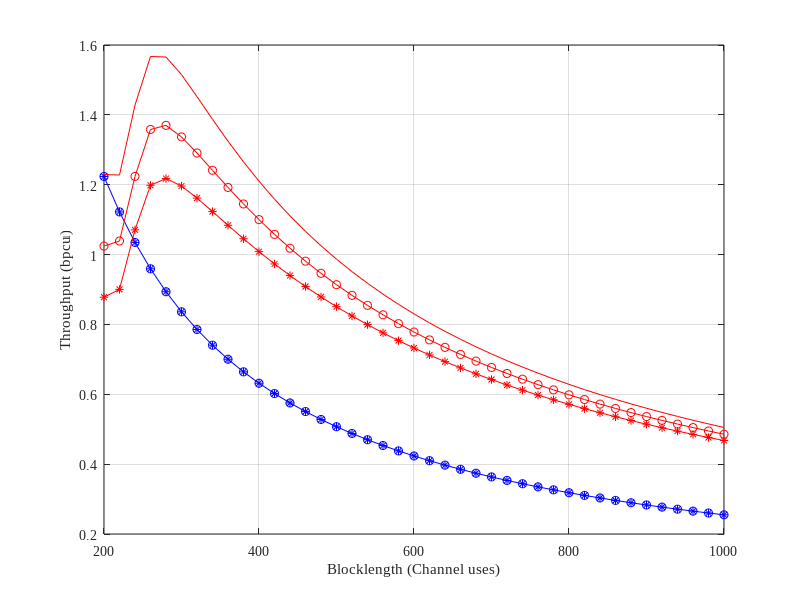
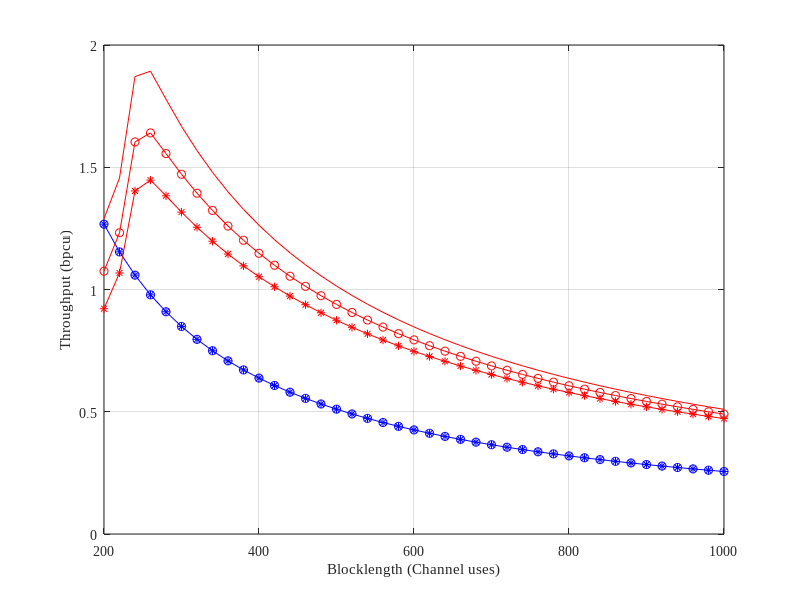
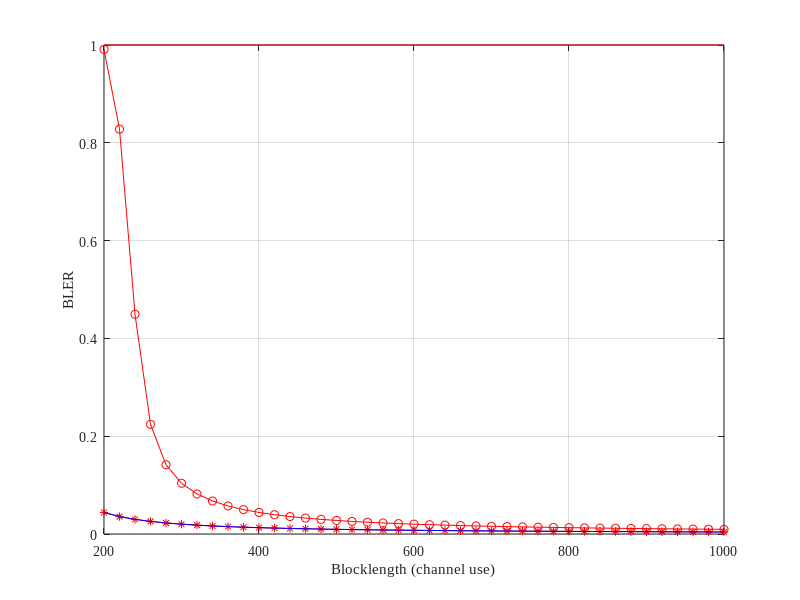
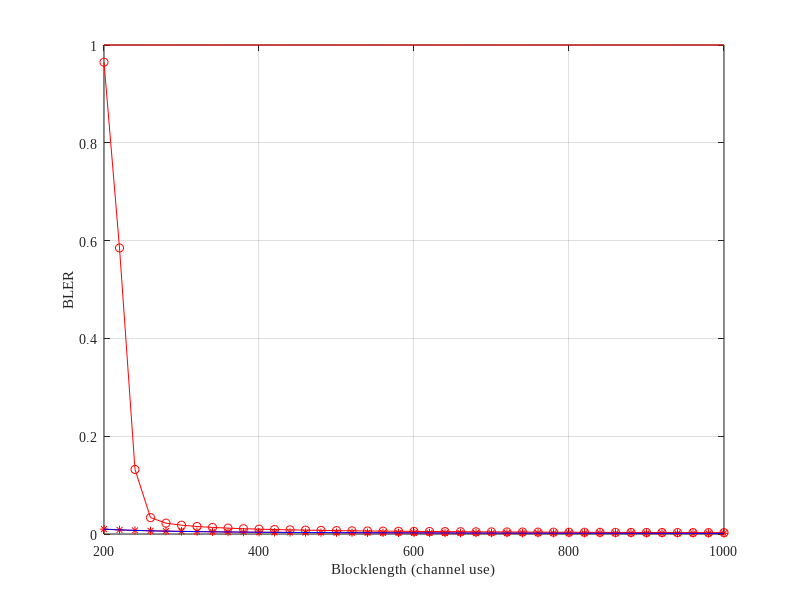

MATLAB code for these plots, in order:
clc; clear variables; close all;

% Basic setting
% # of channel tap
N = 1e6;

% Path loss exponent
eta = 4;
% User distance
d1 = 100;
d2 = 200;

% Transmit power in dBm
Pt = 30;                
% Transmit power in linear scale
pt = (10^-3)*10.^(Pt/10);

% AWGN noise
% BW = 10^6;                  %System bandwidth
% No = -174 + 10*log10(BW);   %Noise power (dBm)
% no = (10^-3)*10.^(No/10);   %Noise power (linear scale)
No = -80;
no = (10^-3)*10.^(No/10);   %Noise power (linear scale)

rho = pt / no;

% User distance
h1 = sqrt(1/2*d1^-eta)*(randn(1,N)+1i*randn(1,N));
h2 = sqrt(1/2*d2^-eta)*(randn(1,N)+1i*randn(1,N));


alpha1 = 0.2;
alpha2 = 1-alpha1;

% # of channel use (blocklength)
tx_times = 1:2;

% # of information bits
N1 = 256;
N2 = 256;

Delay_related = [0 0.05 0.1];

M = 200:20:1000;

epsilon2 = zeros(length(tx_times), length(tx_times)+1, length(M));
epsilon1 = zeros(length(tx_times), length(tx_times)+1, length(M));

epsilon2(:,1,:) = 1;
epsilon1(:,1,:) = 1;

T_cu_2 = zeros(length(tx_times), length(M),length(Delay_related));
T_cu_1 = zeros(length(tx_times), length(M),length(Delay_related));

N_expected_2 = zeros(length(tx_times), length(M));
N_expected_1 = zeros(length(tx_times), length(M));

throughput_2 = zeros(length(tx_times), length(M),length(Delay_related));
throughput_1 = zeros(length(tx_times), length(M),length(Delay_related));

for u=1:length(M)
    % Received SINR
    gamma2 = (alpha2*pt.*abs(h2).^2)./(alpha1*pt.*abs(h2).^2+no);
    gamma12 = (alpha2*pt.*abs(h1).^2)./(alpha1*pt.*abs(h1).^2+no);
    gamma11 = (alpha1*pt.*abs(h1).^2)./no;
    
    
    MM = M(u);
    % Delay
    Delay = Delay_related.*400;
        for tt = 1:length(tx_times)
            sub_M = MM / tt;
            inc_M = MM / tt;
            for mm = 1:tt
                % Q-function w/ NO approximation
                % Q-function argument
                x_2a = log2 (1+gamma2).*sub_M - N2;
                x_2b = log2 (exp(1))*sqrt((1-1./(1+gamma2).^2) .*sub_M);
                ratio2 = x_2a./x_2b;

                x_12a = log2 (1+gamma12).*sub_M - N2;
                x_12b = log2 (exp(1))*sqrt((1-1./(1+gamma12).^2) .*sub_M);
                ratio12 = x_12a./x_12b;

                x_11a = log2 (1+gamma11).*sub_M - N1;
                x_11b = log2 (exp(1))*sqrt((1-1./(1+gamma11).^2) .*sub_M);
                ratio11 = x_11a./x_11b;

                % Q-function
                q2 = qfunc(ratio2);
                q12 = qfunc(ratio12); 
                q11 = qfunc(ratio11); 

                epsilon2(tt,mm+1,u) = mean(q2);
                epsilon1(tt,mm+1,u) = mean(q12)+(1-mean(q12))*mean(q11);

                sub_M = sub_M + inc_M;
            end
            if tt == 1
                T_cu_2(tt,u,:) = MM*epsilon2(tt,1,u);
                T_cu_1(tt,u,:) = MM*epsilon1(tt,1,u);
            else
                T_cu_2(tt,u,:) = sum(inc_M*epsilon2(tt,1:tt,u))+...
                                        Delay.*sum(epsilon2(tt,1:tt,u));
                T_cu_1(tt,u,:) = sum(inc_M*epsilon1(tt,1:tt,u))+...
                                        Delay.*sum(epsilon1(tt,1:tt,u));  
            end
            N_expected_2(tt,u) = N2*(1-epsilon2(tt,mm+1,u));
            N_expected_1(tt,u) = N1*(1-epsilon1(tt,mm+1,u));     
        end
        % Calculate throughput
        throughput_2(:,u,:) = N_expected_2(:,u) ./ T_cu_2(:,u,:);
        throughput_1(:,u,:) = N_expected_1(:,u) ./ T_cu_1(:,u,:);
end


figure (1)
plot(M, throughput_2(1,:,1),'b');
hold on; grid on;
plot(M, throughput_2(1,:,2),'ob');
plot(M, throughput_2(1,:,3),'*b');

plot(M, throughput_2(2,:,1),'r');
plot(M, throughput_2(2,:,2),'-or');
plot(M, throughput_2(2,:,3),'-*r');

xlabel('Blocklength (Channel uses)');
ylabel('Throughput (bpcu)');

set(gca, 'FontName', 'Times New Roman');

figure (2)
plot(M, throughput_1(1,:,1),'b');
hold on; grid on;
plot(M, throughput_1(1,:,2),'ob');
plot(M, throughput_1(1,:,3),'*b');

plot(M, throughput_1(2,:,1),'r');
plot(M, throughput_1(2,:,2),'-or');
plot(M, throughput_1(2,:,3),'-*r');

xlabel('Blocklength (Channel uses)');
ylabel('Throughput (bpcu)');

set(gca, 'FontName', 'Times New Roman');


figure (3)
plot(M,reshape(epsilon2(2,1,:),1,length(M)),'r');
hold on; grid on;
plot(M,reshape(epsilon2(2,2,:),1,length(M)),'-or');
plot(M,reshape(epsilon2(2,3,:),1,length(M)),'-*r');

plot(M,reshape(epsilon2(1,2,:),1,length(M)),'b');

xlabel('Blocklength (channel use)');
ylabel('BLER');
set(gca, 'FontName', 'Times New Roman');

figure (4)
plot(M,reshape(epsilon1(2,1,:),1,length(M)),'r');
hold on; grid on;
plot(M,reshape(epsilon1(2,2,:),1,length(M)),'-or');
plot(M,reshape(epsilon1(2,3,:),1,length(M)),'-*r');

plot(M,reshape(epsilon1(1,2,:),1,length(M)),'b');

xlabel('Blocklength (channel use)');
ylabel('BLER');
set(gca, 'FontName', 'Times New Roman');

